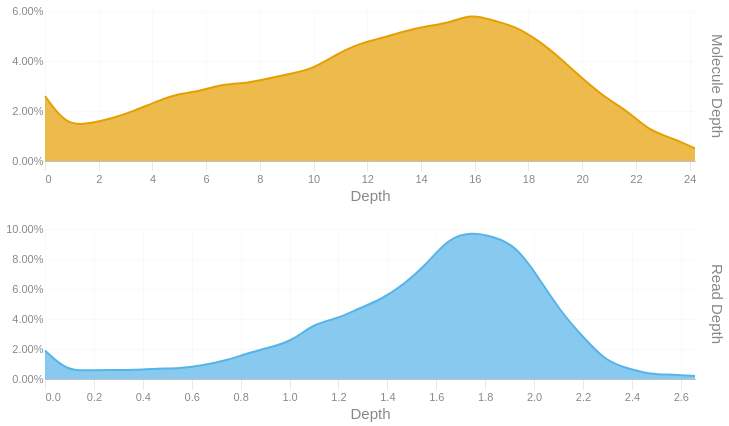

The code cell stored with this chart in its notebook:
### Code cell
readdep = depth_hist(tb['Read Depth'], q99, 3)
readdep = readdep.with_columns(pl.lit('Read Depth').alias('Metric'))
if not SKIPLR:
    moldep = depth_hist(tb['Molecule Depth'], mol_q99, 1)
    moldep = moldep.with_columns(pl.lit('Molecule Depth').alias('Metric'))
    _hist = pl.concat([readdep, moldep])
    _hist = _hist.filter(pl.col('Proportion') != 0)
    with SafeRender(_hist):
        (
            alt.Chart(_hist)        
            .mark_area(interpolate = "basis")
            .encode(
                x=alt.X('Bin:Q').scale(domainMin=0).axis(alt.Axis(title='Depth')),
                y = alt.Y('Proportion:Q', title = None).axis(format = '.2%'),
                color = alt.Color('Metric:N').legend(None),
                row = alt.Row("Metric:N").header(title = None, labelOrient = 'right'),
                tooltip = [
                    alt.Tooltip("Metric:N", title = "Metric"),
                    alt.Tooltip('Interval:N', title = "Depth Interval"),
                    alt.Tooltip('Proportion:Q', title = "% Alignments").format('.2%')
                ]
            )
            .resolve_scale(x='independent', y='independent')
            .properties(
                height = 150, width = 650,
                usermeta={'embedOptions': {'downloadFileName': f'{samplename}.depth.hist'}}
            )
        ).display()
else:
    readdep = readdep.filter(pl.col('Proportion') != 0)
    with SafeRender(readdep):
        (
            alt.Chart(readdep)        
            .mark_area(interpolate = "basis")
            .encode(
                x=alt.X('Bin:Q').scale(domainMin=0).axis(alt.Axis(title='Depth')),
                y = alt.Y('Proportion:Q', title = None).axis(format = '.2%'),
                tooltip = [
                    alt.Tooltip('Interval:N', title = "Depth Interval"),
                    alt.Tooltip('Proportion:Q', title = "% Alignments").format('.2%')
                ]
            )
            .properties(
                usermeta={'embedOptions': {'downloadFileName': f'{samplename}.depth.hist'}}
            )
        ).display()

### Figure 1 — Vega-Lite specification as saved in the notebook (floating-point values rounded to 4 significant figures)
{"width": 650, "height": 150, "config": {"title": {"anchor": "start", "dy": -15, "fontSize": 18, "color": "#888888", "subtitleColor": "#888888", "subtitleFontSize": 14}, "arc": {"fill": "#0072B2"}, "axis": {"domainColor": "#888888", "domainWidth": 0.5, "gridWidth": 0.2, "grid": false, "titleFontWeight": 400, "titleFontSize": 15, "labelFontSize": 11, "labelColor": "#888888", "tickColor": "#888888", "tickWidth": 0.2, "titleColor": "#888888"}, "axisBand": {"grid": false}, "axisX": {"grid": true, "tickSize": 10, "domainCap": "round"}, "axisY": {"domain": false, "grid": true, "tickSize": 0, "domainCap": "round"}, "background": "transparent", "header": {"labelFontSize": 15, "labelColor": "#888888", "titleFontSize": 15, "titleFontWeight": 600, "titleColor": "#888888"}, "legend": {"labelFont": "sans-serif", "labelFontSize": 12, "labelColor": "#888888", "symbolSize": 100, "symbolType": "circle", "titleFontSize": 12, "titlePadding": 10, "titleColor": "#888888", "title": null}, "range": {"category": ["#E69F00", "#56B4E9", "#009E73", "#F0E442", "#0072B2", "#D55E00", "#CC79A7", "#000000"], "diverging": ["#cfe8f3", "#a2d4ec", "#73bfe2", "#46abdb", "#1696d2", "#12719e"]}, "area": {"fill": "#0072B2", "fillOpacity": 0.7, "line": true, "strokeOpacity": 0.7}, "line": {"color": "#0072B2", "stroke": "#0072B2", "strokeWidth": 2}, "trail": {"color": "#0072B2", "stroke": "#0072B2", "strokeWidth": 0, "size": 1}, "point": {"filled": true, "fillOpacity": 1.0, "size": 95}, "text": {"color": "#888888", "fontSize": 11, "align": "right", "fontWeight": 400, "size": 11}, "bar": {"fill": "#0072B2", "stroke": null}, "view": {"stroke": null, "continuousWidth": 660, "continuousHeight": 400}}, "data": {"name": "data-9572fa6756ae58ede7587337a8a281ea"}, "mark": {"type": "area", "interpolate": "basis"}, "encoding": {"color": {"field": "Metric", "legend": null, "type": "nominal"}, "row": {"field": "Metric", "header": {"title": null, "labelOrient": "right"}, "type": "nominal"}, "tooltip": [{"field": "Metric", "title": "Metric", "type": "nominal"}, {"field": "Interval", "title": "Depth Interval", "type": "nominal"}, {"field": "Proportion", "format": ".2%", "title": "% Alignments", "type": "quantitative"}], "x": {"axis": {"title": "Depth"}, "field": "Bin", "scale": {"domainMin": 0}, "type": "quantitative"}, "y": {"axis": {"format": ".2%"}, "field": "Proportion", "title": null, "type": "quantitative"}}, "resolve": {"scale": {"x": "independent", "y": "independent"}}, "usermeta": {"embedOptions": {"downloadFileName": "S5_Kennetcook_3549.depth.hist"}}, "$schema": "https://vega.github.io/schema/vega-lite/v6.1.0.json", "datasets": {"data-9572fa6756ae58ede7587337a8a281ea": [{"Bin": 0.0, "Interval": "0.0-0.092", "Proportion": 0.019, "Metric": "Read Depth"}, {"Bin": 0.092, "Interval": "0.092-0.183", "Proportion": 0.005, "Metric": "Read Depth"}, {"Bin": 0.183, "Interval": "0.183-0.275", "Proportion": 0.006, "Metric": "Read Depth"}, {"Bin": 0.275, "Interval": "0.275-0.367", "Proportion": 0.006, "Metric": "Read Depth"}, {"Bin": 0.367, "Interval": "0.367-0.458", "Proportion": 0.006, "Metric": "Read Depth"}, {"Bin": 0.458, "Interval": "0.458-0.55", "Proportion": 0.007, "Metric": "Read Depth"}, {"Bin": 0.55, "Interval": "0.55-0.642", "Proportion": 0.007, "Metric": "Read Depth"}, {"Bin": 0.642, "Interval": "0.642-0.733", "Proportion": 0.009, "Metric": "Read Depth"}, {"Bin": 0.733, "Interval": "0.733-0.825", "Proportion": 0.012, "Metric": "Read Depth"}, {"Bin": 0.825, "Interval": "0.825-0.917", "Proportion": 0.017, "Metric": "Read Depth"}, {"Bin": 0.917, "Interval": "0.917-1.008", "Proportion": 0.021, "Metric": "Read Depth"}, {"Bin": 1.008, "Interval": "1.008-1.1", "Proportion": 0.025, "Metric": "Read Depth"}, {"Bin": 1.1, "Interval": "1.1-1.192", "Proportion": 0.037, "Metric": "Read Depth"}, {"Bin": 1.192, "Interval": "1.192-1.283", "Proportion": 0.04, "Metric": "Read Depth"}, {"Bin": 1.283, "Interval": "1.283-1.375", "Proportion": 0.047, "Metric": "Read Depth"}, {"Bin": 1.375, "Interval": "1.375-1.467", "Proportion": 0.053, "Metric": "Read Depth"}, {"Bin": 1.467, "Interval": "1.467-1.558", "Proportion": 0.063, "Metric": "Read Depth"}, {"Bin": 1.558, "Interval": "1.558-1.65", "Proportion": 0.076, "Metric": "Read Depth"}, {"Bin": 1.65, "Interval": "1.65-1.742", "Proportion": 0.094, "Metric": "Read Depth"}, {"Bin": 1.742, "Interval": "1.742-1.833", "Proportion": 0.098, "Metric": "Read Depth"}, {"Bin": 1.833, "Interval": "1.833-1.925", "Proportion": 0.095, "Metric": "Read Depth"}, {"Bin": 1.925, "Interval": "1.925-2.017", "Proportion": 0.089, "Metric": "Read Depth"}, {"Bin": 2.017, "Interval": "2.017-2.108", "Proportion": 0.068, "Metric": "Read Depth"}, {"Bin": 2.108, "Interval": "2.108-2.2", "Proportion": 0.045, "Metric": "Read Depth"}, {"Bin": 2.2, "Interval": "2.2-2.292", "Proportion": 0.028, "Metric": "Read Depth"}, {"Bin": 2.292, "Interval": "2.292-2.383", "Proportion": 0.012, "Metric": "Read Depth"}, {"Bin": 2.383, "Interval": "2.383-2.475", "Proportion": 0.007, "Metric": "Read Depth"}, {"Bin": 2.475, "Interval": "2.475-2.567", "Proportion": 0.003, "Metric": "Read Depth"}, {"Bin": 2.567, "Interval": "2.567-2.658", "Proportion": 0.003, "Metric": "Read Depth"}, {"Bin": 2.658, "Interval": "2.658-2.75", "Proportion": 0.002, "Metric": "Read Depth"}, {"Bin": 0.0, "Interval": "0.0-0.8", "Proportion": 0.026, "Metric": "Molecule Depth"}, {"Bin": 0.8, "Interval": "0.8-1.7", "Proportion": 0.014, "Metric": "Molecule Depth"}, {"Bin": 1.7, "Interval": "1.7-2.5", "Proportion": 0.015, "Metric": "Molecule Depth"}, {"Bin": 2.5, "Interval": "2.5-3.3", "Proportion": 0.017, "Metric": "Molecule Depth"}, {"Bin": 3.3, "Interval": "3.3-4.2", "Proportion": 0.02, "Metric": "Molecule Depth"}, {"Bin": 4.2, "Interval": "4.2-5.0", "Proportion": 0.024, "Metric": "Molecule Depth"}, {"Bin": 5.0, "Interval": "5.0-5.8", "Proportion": 0.027, "Metric": "Molecule Depth"}, {"Bin": 5.8, "Interval": "5.8-6.7", "Proportion": 0.028, "Metric": "Molecule Depth"}, {"Bin": 6.7, "Interval": "6.7-7.5", "Proportion": 0.031, "Metric": "Molecule Depth"}, {"Bin": 7.5, "Interval": "7.5-8.3", "Proportion": 0.031, "Metric": "Molecule Depth"}, {"Bin": 8.3, "Interval": "8.3-9.2", "Proportion": 0.033, "Metric": "Molecule Depth"}, {"Bin": 9.2, "Interval": "9.2-10.0", "Proportion": 0.035, "Metric": "Molecule Depth"}, {"Bin": 10.0, "Interval": "10.0-10.9", "Proportion": 0.037, "Metric": "Molecule Depth"}, {"Bin": 10.9, "Interval": "10.9-11.7", "Proportion": 0.043, "Metric": "Molecule Depth"}, {"Bin": 11.7, "Interval": "11.7-12.5", "Proportion": 0.047, "Metric": "Molecule Depth"}, {"Bin": 12.5, "Interval": "12.5-13.4", "Proportion": 0.049, "Metric": "Molecule Depth"}, {"Bin": 13.4, "Interval": "13.4-14.2", "Proportion": 0.052, "Metric": "Molecule Depth"}, {"Bin": 14.2, "Interval": "14.2-15.0", "Proportion": 0.054, "Metric": "Molecule Depth"}, {"Bin": 15.0, "Interval": "15.0-15.9", "Proportion": 0.055, "Metric": "Molecule Depth"}, {"Bin": 15.9, "Interval": "15.9-16.7", "Proportion": 0.059, "Metric": "Molecule Depth"}, {"Bin": 16.7, "Interval": "16.7-17.5", "Proportion": 0.056, "Metric": "Molecule Depth"}, {"Bin": 17.5, "Interval": "17.5-18.4", "Proportion": 0.054, "Metric": "Molecule Depth"}, {"Bin": 18.4, "Interval": "18.4-19.2", "Proportion": 0.048, "Metric": "Molecule Depth"}, {"Bin": 19.2, "Interval": "19.2-20.0", "Proportion": 0.041, "Metric": "Molecule Depth"}, {"Bin": 20.0, "Interval": "20.0-20.9", "Proportion": 0.033, "Metric": "Molecule Depth"}, {"Bin": 20.9, "Interval": "20.9-21.7", "Proportion": 0.025, "Metric": "Molecule Depth"}, {"Bin": 21.7, "Interval": "21.7-22.5", "Proportion": 0.02, "Metric": "Molecule Depth"}, {"Bin": 22.5, "Interval": "22.5-23.4", "Proportion": 0.012, "Metric": "Molecule Depth"}, {"Bin": 23.4, "Interval": "23.4-24.2", "Proportion": 0.009, "Metric": "Molecule Depth"}, {"Bin": 24.2, "Interval": "24.2-25.04", "Proportion": 0.005, "Metric": "Molecule Depth"}]}}
